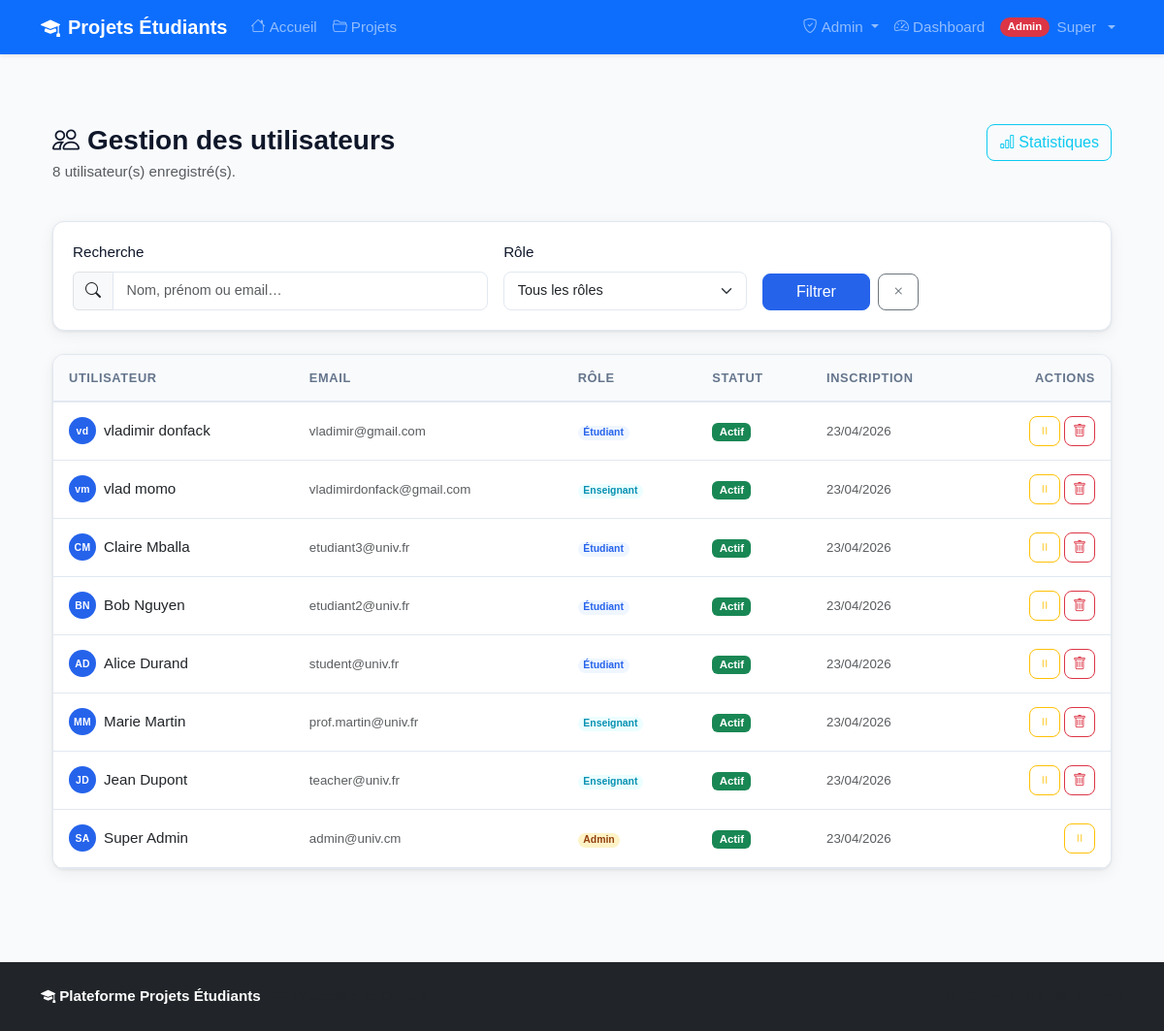
Page /admin/users (signed in) on the committed database.
### app/models/user.py (models this page shows, shortened)
class User(UserMixin, db.Model):
    __tablename__ = "users"
    id = db.Column(db.Integer, primary_key=True)
    email = db.Column(db.String(120), unique=True, nullable=False, index=True)
    password_hash = db.Column(db.String(200), nullable=False)
    first_name = db.Column(db.String(50), nullable=False)
    last_name = db.Column(db.String(50), nullable=False)
    role = db.Column(db.String(20), nullable=False, default="student")
    is_active = db.Column(db.Boolean, default=True, nullable=False)
    created_at = db.Column(db.DateTime, default=datetime.utcnow)
    projects = db.relationship(
        "Project",
        backref="teacher",
        lazy="dynamic",
        foreign_keys="Project.teacher_id",
    )
    applications = db.relationship(
        "Application",
        backref="student",
        lazy="dynamic",
        foreign_keys="Application.student_id",
    )
    @property
    def is_student(self) -> bool:
        return self.role == "student"
    @property
    def is_teacher(self) -> bool:
        return self.role == "teacher"
    @property
    def is_admin(self) -> bool:
        return self.role == "admin"
    @property
    def full_name(self) -> str:
        return f"{self.first_name} {self.last_name}"

### app/routes/admin.py (the view)
@admin_bp.route("/users")
@login_required
@admin_required
def users():
    page = request.args.get("page", 1, type=int)
    role_filter = request.args.get("role", "")
    search = request.args.get("search", "").strip()
    query = User.query
    if role_filter:
        query = query.filter_by(role=role_filter)
    if search:
        query = query.filter(
            (User.email.ilike(f"%{search}%"))
            | (User.first_name.ilike(f"%{search}%"))
            | (User.last_name.ilike(f"%{search}%"))
        )
    users = query.order_by(User.created_at.desc()).paginate(page=page, per_page=20, error_out=False)
    return render_template(
        "admin/users.html",
        users=users,
        role_filter=role_filter,
        search=search,
        title="Gestion des utilisateurs",
    )

### app/models/user.py (called while the page is built)
@login_manager.user_loader
def load_user(user_id: int):
    return User.query.get(int(user_id))

### app/templates/admin/users.html (shortened to what this page needs)
{% extends "base.html" %}
{% block content %}
<div class="container py-5">
    <div class="d-flex justify-content-between align-items-start mb-4 flex-wrap gap-3">
        <div>
            <h1 class="page-title"><i class="bi bi-people me-2"></i>Gestion des utilisateurs</h1>
            <p class="text-muted">{{ users.total }} utilisateur(s) enregistré(s).</p>
        </div>
        <a href="{{ url_for('admin.stats') }}" class="btn btn-outline-info">
            <i class="bi bi-bar-chart me-1"></i>Statistiques
        </a>
    </div>
    <form method="GET" class="filter-card mb-4">
        <div class="row g-3 align-items-end">
            <div class="col-md-5">
                <label class="form-label fw-medium">Recherche</label>
                <div class="input-group">
                    <span class="input-group-text"><i class="bi bi-search"></i></span>
                    <input type="text" name="search" class="form-control"
                           placeholder="Nom, prénom ou email…" value="{{ search }}">
                </div>
            </div>
            <div class="col-md-3">
                <label class="form-label fw-medium">Rôle</label>
                <select name="role" class="form-select">
                    <option value="">Tous les rôles</option>
                </select>
            </div>
            <div class="col-md-2 d-flex gap-2">
                <button type="submit" class="btn btn-primary flex-fill">Filtrer</button>
                <a href="{{ url_for('admin.users') }}" class="btn btn-outline-secondary">
                    <i class="bi bi-x"></i>
                </a>
            </div>
        </div>
    </form>
    <div class="table-card">
        <div class="table-responsive">
            <table class="table table-hover align-middle mb-0">
                <thead>
                    <tr>
                        <th>Utilisateur</th>
                        <th>Email</th>
                        <th>Rôle</th>
                        <th>Statut</th>
                        <th>Inscription</th>
                        <th class="text-end">Actions</th>
                    </tr>
                </thead>
                <tbody>
                    {% for user in users.items %}
                    <tr>
                        <td>
                            <div class="d-flex align-items-center gap-2">
                                <span class="user-avatar user-avatar-sm">
                                    {{ user.first_name[0] }}{{ user.last_name[0] }}
                                </span>
                                {{ user.full_name }}
                            </div>
                        </td>
                        <td class="text-muted small">{{ user.email }}</td>
                        <td>
                            <span class="badge role-badge role-{{ user.role }}">
                                {% if user.role == 'admin' %}Admin
                                {% elif user.role == 'teacher' %}Enseignant
                                {% else %}Étudiant{% endif %}
                            </span>
                        </td>
                        <td>
                            {% if user.is_active %}
                            <span class="badge bg-success">Actif</span>
                            {% else %}
                            <span class="badge bg-secondary">Désactivé</span>
                            {% endif %}
                        </td>
                        <td class="text-muted small">{{ user.created_at.strftime('%d/%m/%Y') }}</td>
                        <td class="text-end">
                            <div class="d-flex gap-1 justify-content-end">
                                <form method="POST"
                                      action="{{ url_for('admin.toggle_user', user_id=user.id) }}">
                                    <button type="submit"
                                            class="btn btn-sm {% if user.is_active %}btn-outline-warning{% else %}btn-outline-success{% endif %}"
                                            title="{% if user.is_active %}Désactiver{% else %}Activer{% endif %}">
                                        <i class="bi bi-{% if user.is_active %}pause{% else %}play{% endif %}"></i>
                                    </button>
                                </form>
                                {% if user.id != current_user.id %}
                                <form method="POST"
                                      action="{{ url_for('admin.delete_user', user_id=user.id) }}"
                                      onsubmit="return confirm('Supprimer {{ user.full_name }} définitivement ?')">
                                    <button type="submit" class="btn btn-sm btn-outline-danger"
                                            title="Supprimer">
                                        <i class="bi bi-trash"></i>
                                    </button>
                                </form>
                                {% endif %}
                            </div>
                        </td>
                    </tr>
                    {% else %}
                    <tr>
                        <td colspan="6" class="text-center py-4 text-muted">
                            Aucun utilisateur trouvé.
                        </td>
                    </tr>
                    {% endfor %}
                </tbody>
            </table>
        </div>
    </div>
</div>
{% endblock %}

### app/templates/base.html (shortened to what this page needs)
<!DOCTYPE html>
<html lang="fr">
<head>
    <link href="https://cdn.jsdelivr.net/npm/bootstrap@5.3.0/dist/css/bootstrap.min.css" rel="stylesheet">
    <link href="https://cdn.jsdelivr.net/npm/bootstrap-icons@1.11.0/font/bootstrap-icons.css" rel="stylesheet">
    <link rel="stylesheet" href="{{ url_for('static', filename='css/main.css') }}">
</head>
<body class="d-flex flex-column min-vh-100">
    <nav class="navbar navbar-expand-lg navbar-dark bg-primary shadow-sm">
        <div class="container">
            <a class="navbar-brand fw-bold" href="{{ url_for('dashboard.index') }}">
                <i class="bi bi-mortarboard-fill me-2"></i>Projets Étudiants
            </a>
            <div class="collapse navbar-collapse" id="navbarMain">
                <ul class="navbar-nav me-auto mb-2 mb-lg-0">
                    <li class="nav-item">
                        <a class="nav-link {% if request.endpoint == 'dashboard.index' %}active{% endif %}"
                           href="{{ url_for('dashboard.index') }}">
                            <i class="bi bi-house me-1"></i>Accueil
                        </a>
                    </li>
                    <li class="nav-item">
                        <a class="nav-link {% if request.blueprint == 'projects' %}active{% endif %}"
                           href="{{ url_for('projects.list') }}">
                            <i class="bi bi-folder2-open me-1"></i>Projets
                        </a>
                    </li>
                </ul>
                <ul class="navbar-nav ms-auto mb-2 mb-lg-0 align-items-lg-center">
                    {% if current_user.is_authenticated %}
                        {% if current_user.is_admin %}
                        <li class="nav-item dropdown">
                            <a class="nav-link dropdown-toggle" href="#" role="button"
                               data-bs-toggle="dropdown" aria-expanded="false">
                                <i class="bi bi-shield-check me-1"></i>Admin
                            </a>
                        </li>
                        {% endif %}
                        <li class="nav-item">
                            <a class="nav-link {% if request.endpoint == 'dashboard.dashboard' %}active{% endif %}"
                               href="{{ url_for('dashboard.dashboard') }}">
                                <i class="bi bi-speedometer2 me-1"></i>Dashboard
                            </a>
                        </li>
                        <li class="nav-item dropdown">
                            <a class="nav-link dropdown-toggle d-flex align-items-center gap-2"
                               href="#" role="button" data-bs-toggle="dropdown" aria-expanded="false">
                                <span class="badge rounded-pill
                                    {% if current_user.is_admin %}bg-danger
                                    {% elif current_user.is_teacher %}bg-warning text-dark
                                    {% else %}bg-success{% endif %}">
                                    {{ current_user.role | capitalize }}
                                </span>
                                <span class="d-none d-lg-inline">{{ current_user.first_name }}</span>
                            </a>
                        </li>
                    {% endif %}
                </ul>
            </div>
        </div>
    </nav>
    <main class="container mt-4 mb-5 flex-grow-1">
        {% block content %}{% endblock %}
    </main>
    <footer class="bg-dark text-white mt-auto py-4">
        <div class="container">
            <div class="row align-items-center">
                <div class="col-md-6 text-center text-md-start mb-2 mb-md-0">
                    <span class="fw-bold">
                        <i class="bi bi-mortarboard-fill me-1"></i>Plateforme Projets Étudiants
                    </span>
                    <span class="text-muted ms-2">— Université de Douala</span>
                </div>
                <div class="col-md-6 text-center text-md-end text-muted small">
                </div>
            </div>
        </div>
    </footer>
</body>
</html>

### app/static/css/main.css (style rules this page uses)
:root { --primary: #2563eb; --primary-dark: #1d4ed8; --primary-soft: #eff6ff; --success: #16a34a; --success-soft: #f0fdf4; --warning: #d97706; --warning-soft: #fffbeb; --danger: #dc2626; --danger-soft: #fef2f2; --info: #0891b2; --info-soft: #ecfeff; --bg: #f8fafc; --surface: #ffffff; --border: #e2e8f0; --text: #0f172a; --text-muted: #64748b; --radius: 0.75rem; --radius-sm: 0.5rem; --shadow: 0 1px 3px rgba(0,0,0,.08), 0 4px 16px rgba(0,0,0,.06); --shadow-lg: 0 4px 6px rgba(0,0,0,.07), 0 10px 40px rgba(0,0,0,.1); --font-main: 'Sora', sans-serif; --font-body: 'DM Sans', sans-serif; --navbar-height: 64px; }
*, *::before, *::after { box-sizing: border-box; }
html { scroll-behavior: smooth; }
body { font-family: var(--font-body); background-color: var(--bg); color: var(--text); min-height: 100vh; display: flex; flex-direction: column; font-size: 0.95rem; }
h1, h2, h3, h4, h5, h6 { font-family: var(--font-main); font-weight: 600; }
.user-avatar { display: inline-flex; align-items: center; justify-content: center; width: 32px; height: 32px; background: var(--primary); color: white; border-radius: 50%; font-size: 0.7rem; font-weight: 700; font-family: var(--font-main); letter-spacing: 0.03em; flex-shrink: 0; }
.user-avatar-sm { width: 28px; height: 28px; font-size: 0.65rem; }
.role-badge { font-size: 0.65rem; padding: 0.2em 0.55em; border-radius: 99px; }
.role-student { background: var(--primary-soft); color: var(--primary); }
.role-teacher { background: var(--info-soft); color: var(--info); }
.role-admin { background: #fef3c7; color: #92400e; }
.filter-card { background: var(--surface); border: 1px solid var(--border); border-radius: var(--radius); padding: 1.25rem; box-shadow: var(--shadow); }
.form-control, .form-select { border-color: var(--border); border-radius: var(--radius-sm); font-size: 0.9rem; padding: 0.5rem 0.85rem; transition: border-color .15s, box-shadow .15s; }
.table-card { background: var(--surface); border: 1px solid var(--border); border-radius: var(--radius); box-shadow: var(--shadow); overflow: hidden; }
.table-card .table thead th { background: var(--bg); border-bottom: 2px solid var(--border); font-size: 0.8rem; font-weight: 600; text-transform: uppercase; letter-spacing: 0.05em; color: var(--text-muted); padding: 0.875rem 1rem; }
.table-card .table tbody td { padding: 0.875rem 1rem; vertical-align: middle; border-color: var(--border); }
.page-title { font-size: clamp(1.4rem, 3vw, 1.75rem); font-weight: 700; margin-bottom: 0.25rem; }
.btn { border-radius: var(--radius-sm); font-weight: 500; font-family: var(--font-body); transition: all .15s; }
.btn-primary { background: var(--primary); border-color: var(--primary); }

### rows in the picture
User: role "Admin", first_name "Super", first_name "S", last_name "A", full_name "Super Admin", email "admin@univ.cm", is_active "Actif", created_at "23/04/2026"
User: first_name "v", last_name "d", full_name "vladimir donfack", email "vladimir@gmail.com", role "Étudiant", is_active "Actif", created_at "23/04/2026"
User: first_name "v", last_name "m", full_name "vlad momo", email "vladimirdonfack@gmail.com", role "Enseignant", is_active "Actif", created_at "23/04/2026"
User: first_name "C", last_name "M", full_name "Claire Mballa", email "etudiant3@univ.fr", role "Étudiant", is_active "Actif", created_at "23/04/2026"
User: first_name "B", last_name "N", full_name "Bob Nguyen", email "etudiant2@univ.fr", role "Étudiant", is_active "Actif", created_at "23/04/2026"
User: first_name "A", last_name "D", full_name "Alice Durand", email "student@univ.fr", role "Étudiant", is_active "Actif", created_at "23/04/2026"
User: first_name "M", last_name "M", full_name "Marie Martin", email "prof.martin@univ.fr", role "Enseignant", is_active "Actif", created_at "23/04/2026"
User: first_name "J", last_name "D", full_name "Jean Dupont", email "teacher@univ.fr", role "Enseignant", is_active "Actif", created_at "23/04/2026"

### other values in the picture
{{ users.total }} "8"
